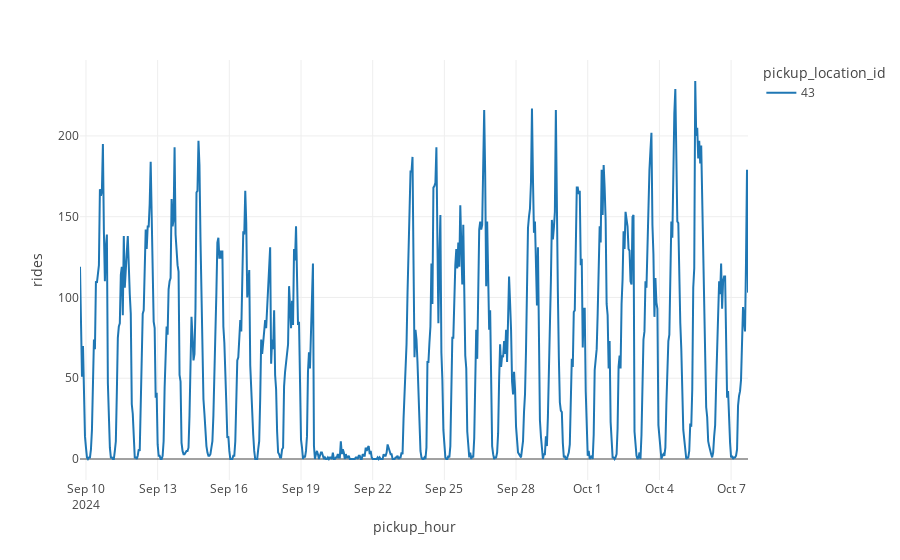

Notebook cell for this chart:
### Code cell
from src.plot import plot_one_sample, plot_ts

plot_ts(ts_data, [43])

### Figure 1 — Plotly figure (JSON) as saved in the notebook; plotly's stock layout.template omitted (floating-point values rounded to 4 significant figures; data arrays with more than 128 entries replaced by an {"elided": "..."} marker saying what was removed)
{"data": [{"hovertemplate": "pickup_location_id=43<br>pickup_hour=%{x}<br>rides=%{y}<extra></extra>", "legendgroup": "43", "line": {"color": "#1F77B4", "dash": "solid"}, "marker": {"symbol": "circle"}, "mode": "lines", "name": "43", "orientation": "v", "showlegend": true, "type": "scatter", "x": {"elided": "672 str values"}, "xaxis": "x", "y": {"elided": "672 int values"}, "yaxis": "y"}], "layout": {"legend": {"title": {"text": "pickup_location_id"}, "tracegroupgap": 0}, "margin": {"t": 60}, "xaxis": {"anchor": "y", "domain": [0, 1], "title": {"text": "pickup_hour"}}, "yaxis": {"anchor": "x", "domain": [0, 1], "title": {"text": "rides"}}}}
